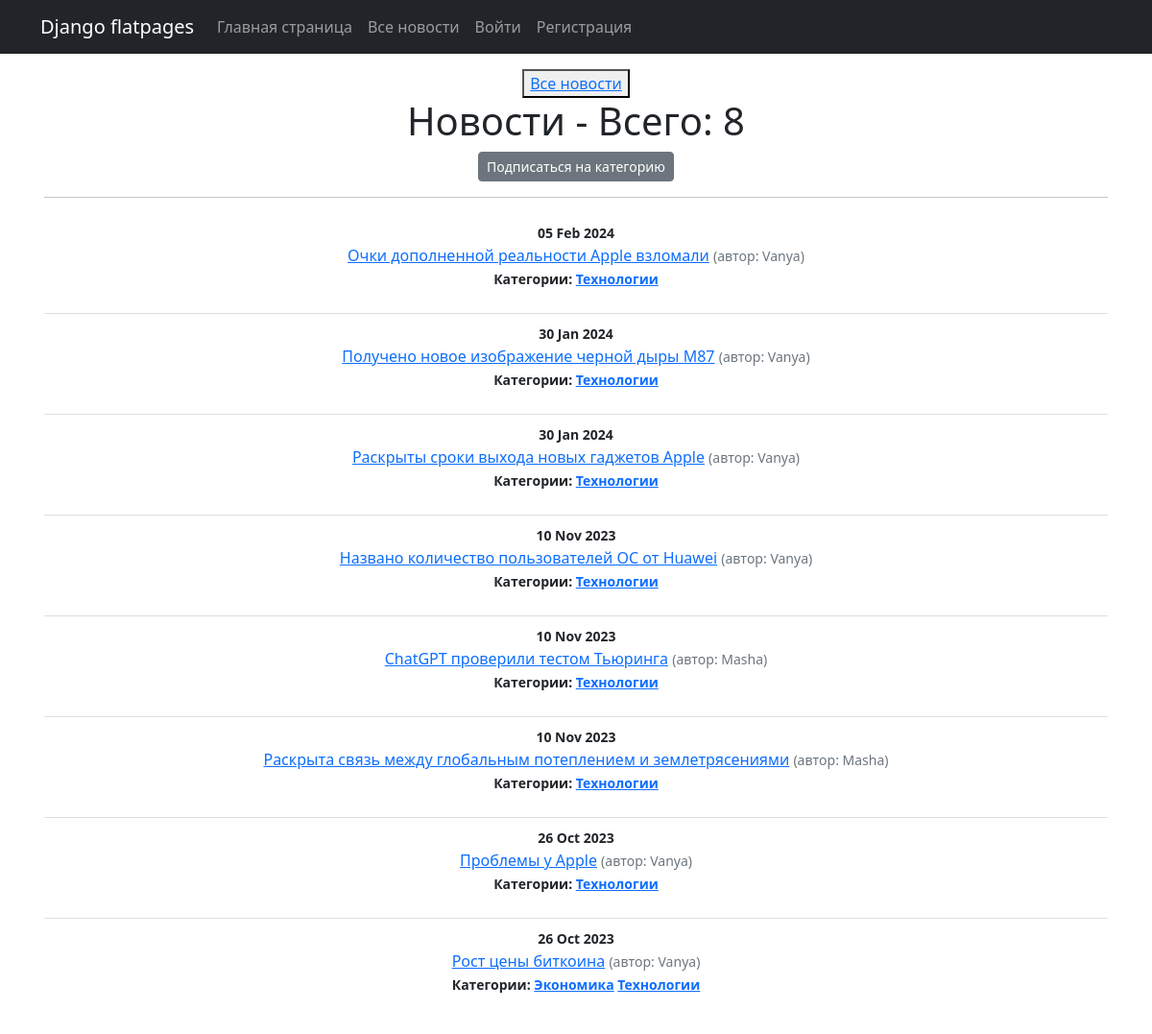
The page /all-posts/categories/1 on the database its author committed.
### news/models.py (models this page shows, shortened)
class Post(models.Model):
    article = "AR"
    news = "NW"
    TYPE = [
        (article, 'Статья'),
        (news, 'Новость')
    ]
    author = models.ForeignKey(Author, on_delete = models.CASCADE)
    post_type = models.CharField(max_length = 2, choices=TYPE, default=article)
    time_in = models.DateTimeField(auto_now_add = True)
    categories = models.ManyToManyField(Category, through = "PostCategory")
    title = models.CharField(max_length = 120)
    text = models.TextField(unique = True)
    rating = models.IntegerField(default = 0)

class Author(models.Model):
    user = models.OneToOneField(User, on_delete = models.CASCADE)
    rating = models.IntegerField(default = 0)
    def __str__(self):
        return self.user.username

class Category(models.Model):
    category = models.CharField(max_length = 255, unique = True)
    subscribers = models.ManyToManyField(User, related_name='categories', blank=True)

### news/views.py (the view)
# urls.py: path('categories/<int:pk>', CategoryListView.as_view(), name='category_list'),
class CategoryListView(ListView):
    model = Post
    template_name = 'subscribe/category_list.html'
    context_object_name = 'category_news_list'
    def get_context_data(self, **kwargs):
        context = super().get_context_data(**kwargs)
        context['is_not_subscriber'] = self.request.user not in self.categories.subscribers.all()
        context['category'] = self.categories
        return context
    def get_queryset(self):
        self.categories =get_object_or_404(Category, id=self.kwargs['pk'])
        queryset = Post.objects.filter(categories=self.categories).order_by('-time_in')
        return queryset

### templates/subscribe/category_list.html (shortened to what this page needs)
{% extends 'flatpages/default.html' %}
{% block content %}
<button> <a href="http://127.0.0.1:8000/all-posts"> Все новости</a> </button>
<h1 class="text-center">Новости - Bceгo: {{ category_news_list|length }}</h1>
{% if is_not_subscriber %}
<p class="text-center"><a href="{% url 'subscribe' category.id %}" class="btn btn-secondary btn-sm"> Подписаться на категорию</a> </p>
{% endif %}
<hr>
<ul class="list-group list-group-flush">
    {% for newspost in category_news_list %}
        <li class="list-group-item">
            <small class="fw-bold">{{ newspost.time_in|date:'d M Y' }} </small><br>
            <a href="{% url 'news_detail' newspost.id %}">{{ newspost.title }}</a>
            <small class="text-muted">(автор: {{ newspost.author}})</small> <br>
            <small class="fw-bold">Категории:
                {% for category in newspost.categories.all %}
                    <a href="{% url 'category_list' category.id %}"> {{ category.category }}</a>
                {% endfor %}
            </small>
        </li>
    {% endfor %}
</ul>
{% endblock content %}

### rows shown on the page
Post: time_in "05 Feb 2024", title "Очки дополненной реальности Apple взломали", author "Vanya"
Category: category "Технологии"
Post: time_in "30 Jan 2024", title "Получено новое изображение черной дыры M87", author "Vanya"
Post: time_in "30 Jan 2024", title "Раскрыты сроки выхода новых гаджетов Apple", author "Vanya"
Post: time_in "10 Nov 2023", title "Названо количество пользователей ОС от Huawei", author "Vanya"
Post: time_in "10 Nov 2023", title "ChatGPT проверили тестом Тьюринга", author "Masha"
Post: time_in "10 Nov 2023", title "Раскрыта связь между глобальным потеплением и землетрясениями", author "Masha"
Post: time_in "26 Oct 2023", title "Проблемы у Apple", author "Vanya"
Post: time_in "26 Oct 2023", title "Рост цены биткоина", author "Vanya"
Category: category "Экономика"

### other values the page prints
{{ category_news_list|length }} "8"
